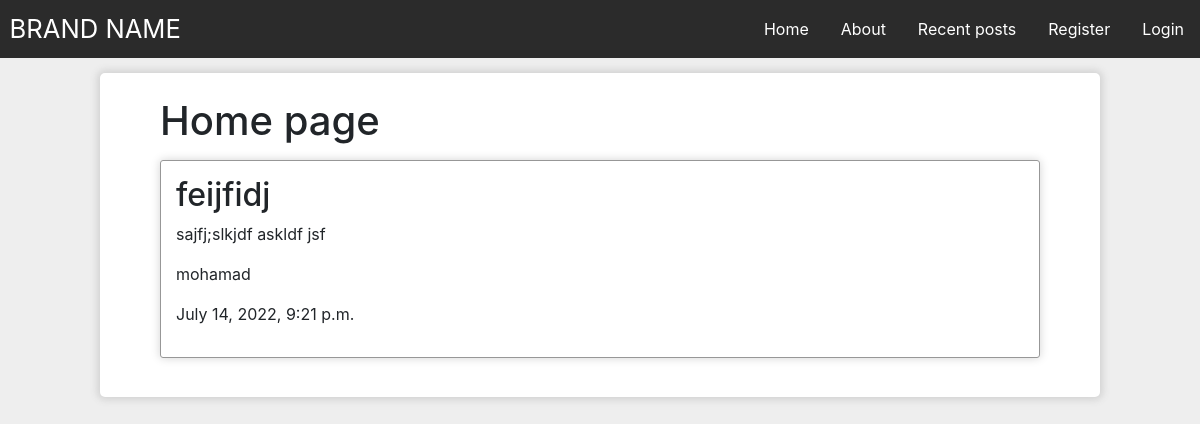
/blog/post/31/, run on the app's committed database.
### Blog/models.py (models this page shows, shortened)
class Post(models.Model):
    title = models.CharField(max_length=20)
    content = models.TextField()
    date_posted = models.DateTimeField(default=timenow, help_text="تاریخ الان")
    author = models.ForeignKey(User, on_delete=models.CASCADE)

### Blog/views.py (the view)
# urls.py: path('post/<int:pk>/', views.PostDetail.as_view(), name='blog-post'),
class PostDetail(DetailView):
    model = Post
    template_name = "Blog/post-detail.html"
    context_object_name = 'post'

### Blog/templates/Blog/post-detail.html (shortened to what this page needs)
{% extends 'Blog/base.html' %}
{% block content %}
    <h1>Home page</h1>
        <div class="post">
            <h2>{{post.title}}</h2>
            <p>{{post.content}}</p>
            <p>{{post.author}}</p>
            <p>{{post.date_posted}}</p>
        </div>
{% endblock content %}

### Blog/static/Blog/main.css (style rules this page uses)
* { padding: 0; margin: 0; box-sizing: border-box; }
body { background-color: rgb(238, 238, 238); }
h1 { margin-bottom: 15px; }
.post { padding: 15px; border: 1px solid rgb(151, 151, 151); border-radius: 3px; box-shadow: 0 0 10px 0 lightgrey; margin-bottom: 15px; }

### data on the page
Post: title "feijfidj", content "sajfj;slkjdf askldf jsf", author "mohamad", date_posted "July 14, 2022, 9:21 p.m."
